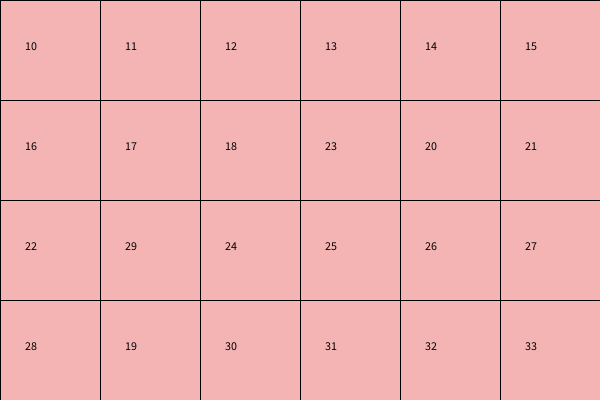
Frame 1 (no input)
Frame 60 (the mouse pressed at the canvas centre just before this capture): identical to frame 1, image omitted
Frame 120 (the mouse held since frame 60 and released just before this capture): identical to frame 1, image omitted

The Processing sketch that drew this single still picture (run headless with seeded random() and noise(); from frame 60 on, the mouse is pressed at the canvas centre):

// Processing sketch: week11_3
// ── week11_3.pde
void setup(){
  size(600,400);
  for(int i=0;i<4;i++){
    for(int j=0;j<6;j++){
      value[i][j]=i*6+j+10;
    }
  }
  for(int k=0;k<2;k++){
    int i=int(random(4)),j=int(random(6));
    int i2=int(random(4)),j2=int(random(6));
    int temp=value[i][j];
    value[i][j]=value[i2][j2];
    value[i2][j2]=temp;
  }
}
int [][]value =new int[4][6];
void draw(){
  background(255);
  for(int i=0;i<4;i++){
    for(int j=0;j<6;j++){
      fill(#F5B4B4);rect(j*100,i*100,100,100);
      fill(0);text(value[i][j],j*100+25,i*100+50); 
    }
  }
}
